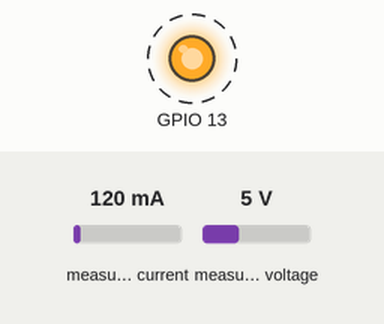
The sketch below on a simulated ESP32. Parts: output pins drawn as LEDs (lit = HIGH). Dashed ring = blinking. Inputs (shaded band) come from the test bench; at power-on: measured current 120 mA, measured voltage 5 V.

Above: at 0.3 s.
Timing chart, 0 to 4.7 s (numbered marks = the images above):
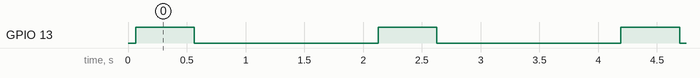

The sketch:

PZEM_ESP.ino
```cpp
#include <HardwareSerial.h>
#include <PZEM004Tv30.h>

// ----------------------------------------------------------------------------------------------------------------------------------------------------------

 HardwareSerial MySerial0(0);
 HardwareSerial MySerial1(1);
 HardwareSerial MySerial2(2);

// L1 Phase Parameters ==============================================================================================================================================================

float V_L1;   // L1 Voltage
float A_L1;   // L1 Current
float TP_L1;  // L1 True Power
float AP_L1;  // L1 Apparent Power
float RP_L1;  // L1 Reactive Power
float TE_L1;  // L1 Total Energy
float TF_L1;  // L1 Frequency
float PF_L1;  // L1 Power Factor

// L2 Phase Parameters ==============================================================================================================================================================

float V_L2;   // L2 Voltage
float A_L2;   // L2 Current
float TP_L2;  // L2 True Power
float AP_L2;  // L2 Apparent Power
float RP_L2;  // L2 Reactive Power
float TE_L2;  // L2 Total Energy
float TF_L2;  // L2 Frequency
float PF_L2;  // L2 Power Factor

// L3 Phase Parameters ===============================================================================================================================================================

float V_L3;   // L3 Voltage
float A_L3;   // L3 Current
float TP_L3;  // L3 True Power
float AP_L3;  // L3 Apparent Power
float RP_L3;  // L3 Reactive Power
float TE_L3;  // L3 Total Energy
float TF_L3;  // L3 Frequency
float PF_L3;  // L3 Power Factor

// ----------------------------------------------------------------------------------------------------------------------------------------------------------

void setup() {
   pinMode(13,OUTPUT);
   MySerial0.begin(9600, SERIAL_8N1, 14, 15);
   MySerial1.begin(9600, SERIAL_8N1, 16, 17);
   MySerial2.begin(9600, SERIAL_8N1, 18, 19);
}

// ----------------------------------------------------------------------------------------------------------------------------------------------------------

void loop() {
  EA1();
  delay(1500);
  EA2();
  delay(1500);
  EA3();
  delay(1500);
}

// ----------------------------------------------------------------------------------------------------------------------------------------------------------

void EA1() {

  MySerial0.begin(9600, SERIAL_8N1, 14, 15);
  PZEM004Tv30 pzem( &MySerial0, 14, 15 );

  V_L1 = pzem.voltage();

  A_L1 = pzem.current();

  PF_L1 = pzem.pf();

  TE_L1 = pzem.energy();

  TF_L1 = pzem.frequency();

  TP_L1 = pzem.power();

  AP_L1 = TP_L1 / PF_L1;

  RP_L1 = sqrt(sq(AP_L1)-sq(TP_L1));

  digitalWrite(13,HIGH);
  delay(500);
  digitalWrite(13,LOW);
}

// ----------------------------------------------------------------------------------------------------------------------------------------------------------

void EA2() {

  MySerial1.begin(9600, SERIAL_8N1, 16, 17);
  PZEM004Tv30 pzem( &MySerial1, 16, 17 );

  V_L2 = pzem.voltage();

  A_L2 = pzem.current();

  PF_L2 = pzem.pf();

  TE_L2 = pzem.energy();

  TF_L2 = pzem.frequency();

  TP_L2 = pzem.power();

  AP_L2 = TP_L2 / PF_L2;

  RP_L2 = sqrt(sq(AP_L2)-sq(TP_L2));

  digitalWrite(13,HIGH);
  delay(500);
  digitalWrite(13,LOW);
}

// ----------------------------------------------------------------------------------------------------------------------------------------------------------

void EA3() {

  MySerial2.begin(9600, SERIAL_8N1, 18, 19);
  PZEM004Tv30 pzem( &MySerial2, 18, 19 );

  V_L3 = pzem.voltage();

  A_L3 = pzem.current();

  PF_L3 = pzem.pf();

  TE_L3 = pzem.energy();

  TF_L3 = pzem.frequency();

  TP_L3 = pzem.power();

  AP_L3 = TP_L3 / PF_L3;

  RP_L3 = sqrt(sq(AP_L3)-sq(TP_L3));

  digitalWrite(13,HIGH);
  delay(500);
  digitalWrite(13,LOW);
}
```

Measured:
- by itself, GPIO 13: alternates HIGH for 0.50 s and LOW for 1.6 s
